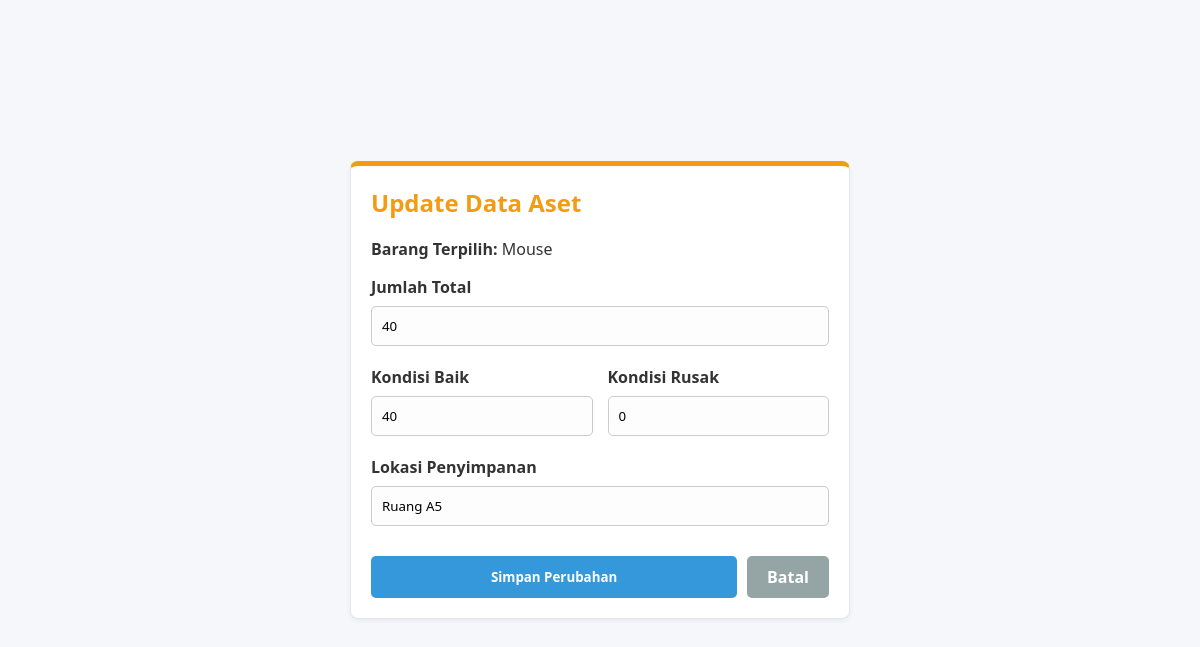
Screenshot of /update/2 (signed in) with the database file from the repository.
### tables this page shows
CREATE TABLE assets (id INTEGER PRIMARY KEY AUTOINCREMENT, nama_barang TEXT, kategori TEXT, jumlah_total INTEGER, kondisi_baik INTEGER, kondisi_rusak INTEGER, lokasi TEXT);

### lab_asset.py (the view, shortened to what this page needs)
@app.route('/update/<int:id>', methods=['GET', 'POST'])
def update(id):
    if 'username' not in session: return redirect(url_for('login'))
    conn = db.get_db_connection()
    asset = conn.execute('SELECT * FROM assets WHERE id = ?', (id,)).fetchone()
    return render_template('form_asset.html', action="Update", asset=asset)

### database.py (called while the page is built)
def get_db_connection():
    conn = sqlite3.connect('lab_asset.db')
    conn.row_factory = sqlite3.Row
    return conn

### templates/form_asset.html (shortened to what this page needs)
<!DOCTYPE html>
<html>
<head>
    <link rel="stylesheet" href="{{ url_for('static', filename='style.css') }}">
</head>
<body style="background-color: #f5f7fa; justify-content: center; align-items: center; padding: 40px;">
    <div class="card-box" style="width: 500px; border-top: 5px solid #f39c12;">
        <h2 style="color: #f39c12; margin-top: 0;">{{ action }} Data Aset</h2>
        <form method="POST">
            {% if action == 'Tambah' %}
            <label><b>Nama Barang</b></label>
            <input type="text" name="nama_barang" value="{{ asset.nama_barang if asset else '' }}" required>
            <label><b>Kategori</b></label>
            <input type="text" name="kategori" value="{{ asset.kategori if asset else '' }}" required>
            {% else %}
            <p><b>Barang Terpilih:</b> {{ asset.nama_barang }}</p>
            {% endif %}
            <label><b>Jumlah Total</b></label>
            <input type="number" name="jumlah_total" value="{{ asset.jumlah_total if asset else '' }}" min="0" required>
            <div style="display: flex; gap: 15px;">
                <div style="flex: 1;">
                    <label><b>Kondisi Baik</b></label>
                    <input type="number" name="kondisi_baik" value="{{ asset.kondisi_baik if asset else '' }}" min="0" required>
                </div>
                <div style="flex: 1;">
                    <label><b>Kondisi Rusak</b></label>
                    <input type="number" name="kondisi_rusak" value="{{ asset.kondisi_rusak if asset else '' }}" min="0" required>
                </div>
            </div>
            <label><b>Lokasi Penyimpanan</b></label>
            <input type="text" name="lokasi" value="{{ asset.lokasi if asset else '' }}" required>
            <div style="display: flex; gap: 10px; margin-top: 10px;">
                <button type="submit" class="btn btn-primary">Simpan Perubahan</button>
                <a href="/dashboard" class="btn btn-secondary" style="text-align: center; flex: 1;">Batal</a>
            </div>
        </form>
    </div>
</body>
</html>

### static/style.css (style rules this page uses)
* { box-sizing: border-box; font-family: 'Segoe UI', Tahoma, Geneva, Verdana, sans-serif; }
body { margin: 0; background-color: #f5f7fa; color: #333; display: flex; height: 100vh; overflow: hidden; }
.card-box { background: white; padding: 20px; border-radius: 8px; box-shadow: 0 2px 5px rgba(0,0,0,0.05); margin-bottom: 20px; border: 1px solid #e1e8ed; }
input[type="text"], input[type="password"], input[type="number"], select { width: 100%; padding: 10px; margin: 8px 0 20px 0; border: 1px solid #ccc; border-radius: 5px; background-color: #fdfdfd; }
.btn { padding: 10px 20px; border: none; border-radius: 5px; cursor: pointer; font-weight: bold; text-decoration: none; display: inline-block; transition: 0.2s; }
.btn-primary { background-color: #3498db; color: white; width: 100%; }
.btn-secondary { background-color: #95a5a6; color: white; }

### rows the page displays
assets: nama_barang "Mouse", jumlah_total "40", kondisi_baik "40", kondisi_rusak "0", lokasi "Ruang A5"

### other values shown
{{ action }} "Update"
